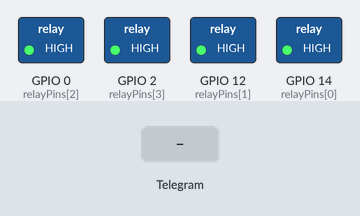
Simulated run of this sketch. Board: ESP8266 (NodeMCU). Shown: switched loads named in the sketch (green lamp = pin HIGH). Inputs (shaded band) come from the test bench. WiFi joins after 1.5 s; servers stay silent unless stated; what the sketch prints to the serial monitor is not drawn.

Above: at 3.0 s.
3.1 s: Telegram message "1 nyala" received
At 4.4 s:
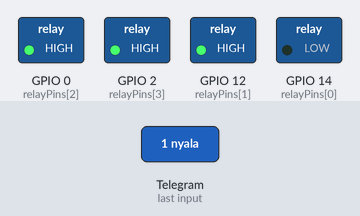
4.9 s: Telegram message "/start" received
6.5 s: Telegram message "status" received
Timing chart, 0 to 9.5 s (numbered marks = the images above; inputs shaded):
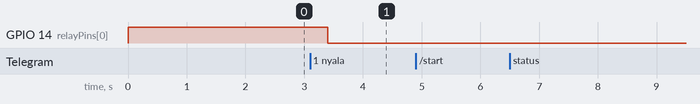

Measured:
- after the input at 3.1 s, GPIO 14 (relayPins[0]): HIGH → LOW after 0.30 s
- after the input at 4.9 s, every drawn part: stays the same
- after the input at 6.5 s, every drawn part: stays the same

The sketch:

relay_4chanel__telegram.ino
```cpp
#include <ESP8266WiFi.h>
#include <UniversalTelegramBot.h>
#include <WiFiClientSecure.h>

// Ganti dengan kredensial WiFi Anda
const char *ssid = "GEORGIA";
const char *password = "Georgia12345";

// Kredensial Bot Telegram Anda
const String BOT_TOKEN = "7833050640:AAFbapxzmp_RE_fNnmDssqByh7Ank19prKY";
const String CHAT_ID = "1995225615";

// Deklarasi relay pins dan status
const int relayPins[] = {14, 12, 0, 2}; // D5, D6, D3, D4 (GPIO)
const int NUM_RELAYS = 4;
bool relayStatus[NUM_RELAYS] = {false, false, false, false}; // Status awal semua off
long lastMessageOffset = 0; // Untuk melacak pesan terakhir yang diproses

WiFiClientSecure client;
UniversalTelegramBot bot(BOT_TOKEN, client);

void setup() {
  Serial.begin(115200);
  Serial.println();

  // Inisialisasi pin relay
  for (int i = 0; i < NUM_RELAYS; i++) {
    pinMode(relayPins[i], OUTPUT);
    digitalWrite(relayPins[i], HIGH); // Relays are active low, so HIGH turns them off
  }

  // Koneksi WiFi
  Serial.print("Connecting to WiFi...");
  WiFi.begin(ssid, password);
  client.setInsecure(); // Disable certificate validation for simpler connection
  while (WiFi.status() != WL_CONNECTED) {
    delay(500);
    Serial.print(".");
  }
  Serial.println("Connected!");
  Serial.println(WiFi.localIP());

  // Kirim pesan ke Telegram bahwa bot sudah online
  bot.sendMessage(CHAT_ID, "Bot is online!", "");
}

void loop() {
  handleNewMessages();
  delay(1000); // Tunggu sebentar sebelum memeriksa pesan baru lagi
}

void handleNewMessages() {
  // Panggil getUpdates() dengan offset terakhir yang diketahui
  int numNewMessages = bot.getUpdates(lastMessageOffset);

  if (numNewMessages > 0) {
    for (int i = 0; i < numNewMessages; i++) {
      String text = bot.messages[i].text;
      String chat_id = bot.messages[i].chat_id;

      // Update offset untuk menghindari pemrosesan pesan yang sama berulang kali
      lastMessageOffset = bot.messages[i].update_id + 1;

      if (chat_id == CHAT_ID) {
        Serial.print("Received command: ");
        Serial.println(text);

        if (text == "/start") {
          sendWelcomeMessage();
        } else if (text == "status") {
          sendStatusMessage();
        } else if (text.startsWith("1 nyala") || text.startsWith("1 on")) {
          controlRelay(0, true);
        } else if (text.startsWith("1 mati") || text.startsWith("1 off")) {
          controlRelay(0, false);
        } else if (text.startsWith("2 nyala") || text.startsWith("2 on")) {
          controlRelay(1, true);
        } else if (text.startsWith("2 mati") || text.startsWith("2 off")) {
          controlRelay(1, false);
        } else if (text.startsWith("3 nyala") || text.startsWith("3 on")) {
          controlRelay(2, true);
        } else if (text.startsWith("3 mati") || text.startsWith("3 off")) {
          controlRelay(2, false);
        } else if (text.startsWith("4 nyala") || text.startsWith("4 on")) {
          controlRelay(3, true);
        } else if (text.startsWith("4 mati") || text.startsWith("4 off")) {
          controlRelay(3, false);
        } else {
          bot.sendMessage(CHAT_ID, "Command not recognized. Please use 'status', '1 nyala', '1 mati', etc.", "");
        }
      }
    }
  }
}

void sendWelcomeMessage() {
  String welcomeMsg = "Halo! Saya adalah bot kontrol saklar. Gunakan perintah berikut:\n";
  welcomeMsg += "- **status**: Menampilkan status semua saklar.\n";
  welcomeMsg += "- **1 nyala**: Menyalakan saklar 1.\n";
  welcomeMsg += "- **1 mati**: Mematikan saklar 1.\n";
  welcomeMsg += "Dan seterusnya untuk saklar 2, 3, dan 4.";
  bot.sendMessage(CHAT_ID, welcomeMsg, "Markdown");
}

void sendStatusMessage() {
  String statusMsg = "Status Saklar:\n";
  for (int i = 0; i < NUM_RELAYS; i++) {
    statusMsg += "Saklar " + String(i + 1) + ": ";
    statusMsg += (relayStatus[i] ? String("✅ ON") : String("❌ OFF")) + "\n";
  }
  bot.sendMessage(CHAT_ID, statusMsg, "Markdown");
}

void controlRelay(int relayIndex, bool turnOn) {
  if (relayIndex >= 0 && relayIndex < NUM_RELAYS) {
    relayStatus[relayIndex] = turnOn;

    // Relays are active low, so LOW turns them on
    digitalWrite(relayPins[relayIndex], turnOn ? LOW : HIGH);

    String msg = "Saklar " + String(relayIndex + 1) + " sekarang ";
    msg += (turnOn ? "✅ ON" : "❌ OFF");
    bot.sendMessage(CHAT_ID, msg, "Markdown");
  }
}
```
